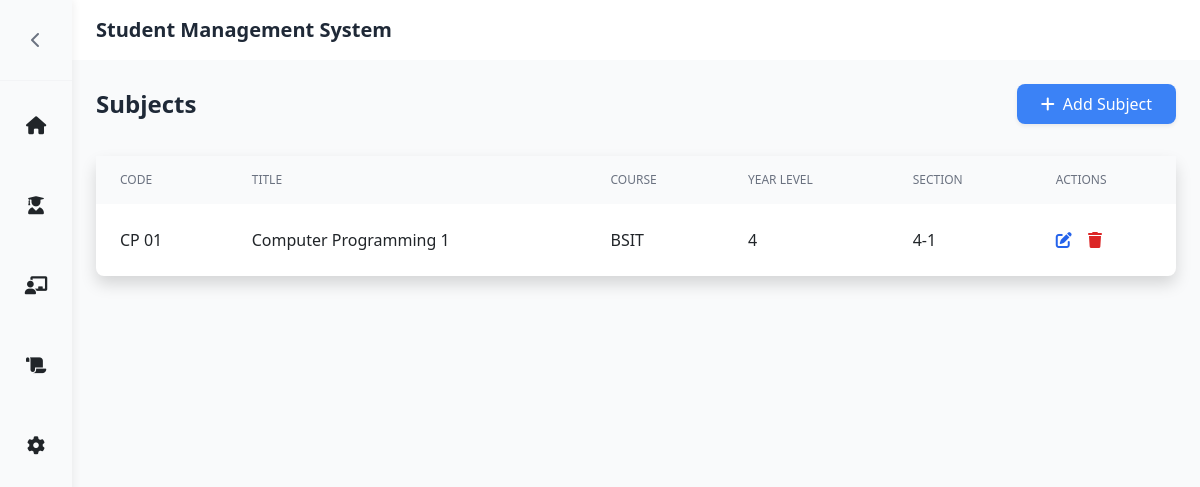
/subjects/, run on the app's committed database.
### SMSapp/models.py (models this page shows, shortened)
class Subject(models.Model):
    SEMESTER_CHOICES = [
        (1, '1st Semester'),
        (2, '2nd Semester'),
        (3, 'Summer'),
    ]
    subject_code = models.CharField(max_length=20, primary_key=True)
    subject_title = models.CharField(max_length=100)
    course = models.ForeignKey(Course, on_delete=models.CASCADE, null=True, blank=True)  # Make course optional
    school_year = models.CharField(max_length=20)
    semester = models.PositiveSmallIntegerField(choices=SEMESTER_CHOICES)
    year_level = models.PositiveSmallIntegerField()
    section = models.CharField(max_length=20)
    archive = models.BooleanField(default=False)
    class Meta:
        ordering = ['subject_code']

class Course(models.Model):
    course_abv = models.CharField(max_length=10, primary_key=True)
    course_name = models.CharField(max_length=100)

### SMSapp/views.py (the view)
# urls.py: path('subjects/', views.subjects, name='subjects'),
def subjects(request):
    subjects = Subject.objects.filter(archive=False).select_related('course')
    courses = Course.objects.all()
    context = {
        'subjects': subjects,
        'courses': courses,
    }
    return render(request, 'subjects.html', context)

### SMSapp/templates/subjects.html (shortened to what this page needs)
{% extends 'base.html' %}
{% load static %}
{% block content %}
<div class="p-4 bg-gray-50">
    <div class="flex justify-between items-center mb-6">
        <h2 class="text-2xl font-semibold text-gray-800">Subjects</h2>
        <button type="button"
                class="px-4 py-2 bg-blue-500 text-white rounded-lg hover:bg-blue-600 transition-colors duration-200 flex items-center gap-2 shadow-sm"
                onclick="openModal()">
            <i class="fas fa-plus"></i>
            <span>Add Subject</span>
        </button>
    </div>
    <div class="mt-8">
        <div class="bg-white rounded-lg shadow">
            <table class="min-w-full">
                <thead class="bg-gray-50">
                    <tr>
                        <th class="px-6 py-3 text-left text-xs font-medium text-gray-500 uppercase">Code</th>
                        <th class="px-6 py-3 text-left text-xs font-medium text-gray-500 uppercase">Title</th>
                        <th class="px-6 py-3 text-left text-xs font-medium text-gray-500 uppercase">Course</th>
                        <th class="px-6 py-3 text-left text-xs font-medium text-gray-500 uppercase">Year Level</th>
                        <th class="px-6 py-3 text-left text-xs font-medium text-gray-500 uppercase">Section</th>
                        <th class="px-6 py-3 text-left text-xs font-medium text-gray-500 uppercase">Actions</th>
                    </tr>
                </thead>
                <tbody class="divide-y divide-gray-200">
                    {% for subject in subjects %}
                    <tr data-subject-code="{{ subject.subject_code }}" class="hover:bg-gray-50 cursor-pointer" onclick="window.location.href='{% url 'subject_info' subject.subject_code %}'">
                        <td class="px-6 py-4">{{ subject.subject_code }}</td>
                        <td class="px-6 py-4">{{ subject.subject_title }}</td>
                        <td class="px-6 py-4">{{ subject.course.course_abv }}</td>
                        <td class="px-6 py-4">{{ subject.year_level }}</td>
                        <td class="px-6 py-4">{{ subject.section }}</td>
                        <td class="px-6 py-4">
                            <button onclick="event.stopPropagation(); editSubject('{{ subject.subject_code }}')" class="text-blue-600 hover:text-blue-900 mr-3">
                                <i class="fas fa-edit"></i>
                            </button>
                            <button onclick="event.stopPropagation(); deleteSubject('{{ subject.subject_code }}')" class="text-red-600 hover:text-red-900">
                                <i class="fas fa-trash"></i>
                            </button>
                        </td>
                    </tr>
                    {% endfor %}
                </tbody>
            </table>
        </div>
    </div>
</div>
{% endblock %}

### data on the page
Subject: subject_code "CP 01", subject_title "Computer Programming 1", course.course_abv "BSIT", year_level "4", section "4-1"
